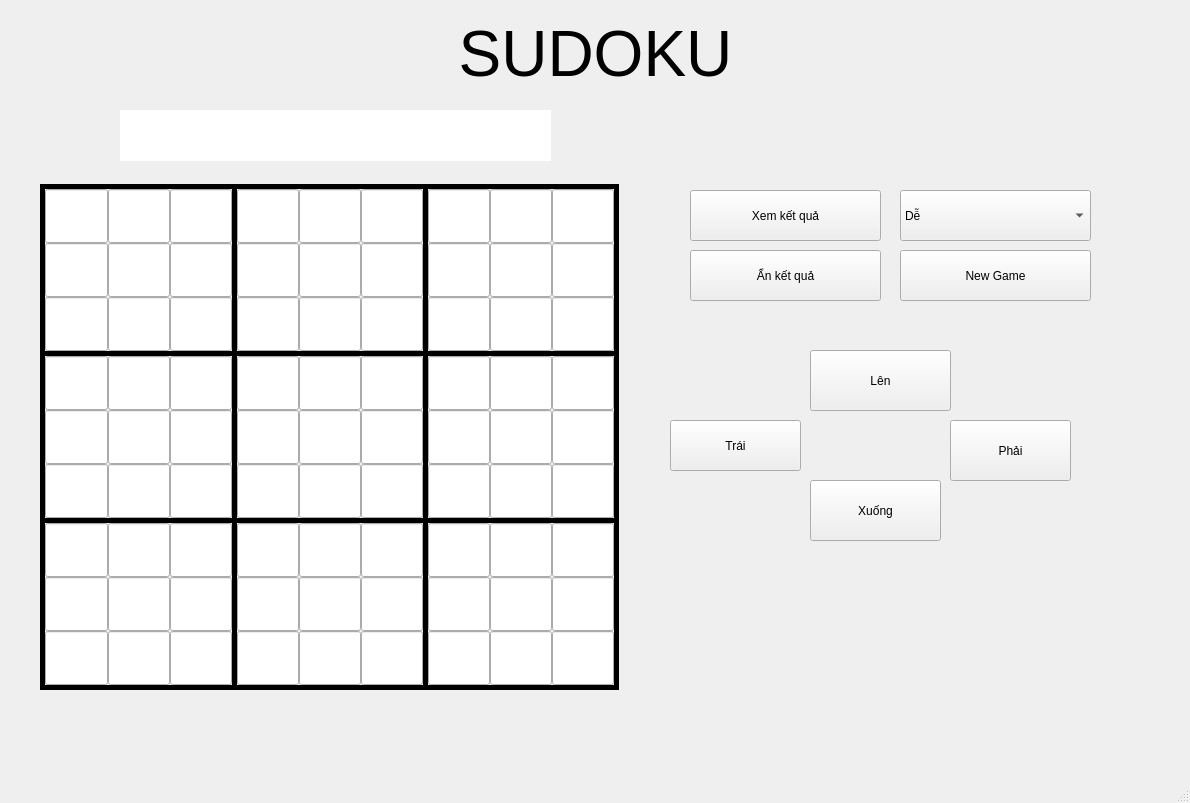
 <widget class="QMainWindow" name="MainWindow">
  <property name="geometry">
   <rect>
    <x>0</x>
    <y>0</y>
    <width>1190</width>
    <height>803</height>
   </rect>
  </property>
  <property name="focusPolicy">
   <enum>Qt::StrongFocus</enum>
  </property>
  <property name="windowTitle">
   <string>MainWindow</string>
  </property>
  <property name="styleSheet">
   <string notr="true">QLineEdit{
wigth: 50px;
height: 50px;
text-align: center;
font: 75 15pt &quot;MS Shell Dlg 2&quot;;
font-weight: bold;
}

QLineEdit:focus{
background-color: red;
}

</string>
  </property>
  <widget class="QWidget" name="centralwidget">
   <widget class="QPushButton" name="btnshowKQ">
    <property name="geometry">
     <rect>
      <x>690</x>
      <y>190</y>
      <width>191</width>
      <height>51</height>
     </rect>
    </property>
    <property name="styleSheet">
     <string notr="true">font: 75 15pt &quot;MS Shell Dlg 2&quot;;</string>
    </property>
    <property name="text">
     <string>Xem kết quả</string>
    </property>
   </widget>
   <widget class="QComboBox" name="comboBox">
    <property name="geometry">
     <rect>
      <x>900</x>
      <y>190</y>
      <width>191</width>
      <height>51</height>
     </rect>
    </property>
    <property name="styleSheet">
     <string notr="true">font: 16pt &quot;MS Shell Dlg 2&quot;;
text-align: center;</string>
    </property>
    <item>
     <property name="text">
      <string>Dễ</string>
     </property>
    </item>
    <item>
     <property name="text">
      <string>Trung bình</string>
     </property>
    </item>
    <item>
     <property name="text">
      <string>Khó</string>
     </property>
    </item>
    <item>
     <property name="text">
      <string>Siêu Khó</string>
     </property>
    </item>
   </widget>
   <widget class="QLabel" name="label">
    <property name="geometry">
     <rect>
      <x>10</x>
      <y>10</y>
      <width>1171</width>
      <height>91</height>
     </rect>
    </property>
    <property name="focusPolicy">
     <enum>Qt::NoFocus</enum>
    </property>
    <property name="text">
     <string>&lt;html&gt;&lt;head/&gt;&lt;body&gt;&lt;p align=&quot;center&quot;&gt;&lt;span style=&quot; font-size:48pt;&quot;&gt;SUDOKU&lt;/span&gt;&lt;/p&gt;&lt;/body&gt;&lt;/html&gt;</string>
    </property>
   </widget>
   <widget class="QLabel" name="lbLine1">
    <property name="geometry">
     <rect>
      <x>45</x>
      <y>184</y>
      <width>569</width>
      <height>5</height>
     </rect>
    </property>
    <property name="styleSheet">
     <string notr="true">background-color:black;</string>
    </property>
    <property name="text">
     <string/>
    </property>
   </widget>
   <widget class="QLabel" name="lbLine3">
    <property name="geometry">
     <rect>
      <x>45</x>
      <y>351</y>
      <width>569</width>
      <height>5</height>
     </rect>
    </property>
    <property name="styleSheet">
     <string notr="true">background-color:black;</string>
    </property>
    <property name="text">
     <string/>
    </property>
   </widget>
   <widget class="QLabel" name="lbLine6">
    <property name="geometry">
     <rect>
      <x>45</x>
      <y>518</y>
      <width>569</width>
      <height>5</height>
     </rect>
    </property>
    <property name="styleSheet">
     <string notr="true">background-color:black;</string>
    </property>
    <property name="text">
     <string/>
    </property>
   </widget>
   <widget class="QLabel" name="lbLine9">
    <property name="geometry">
     <rect>
      <x>45</x>
      <y>685</y>
      <width>569</width>
      <height>5</height>
     </rect>
    </property>
    <property name="styleSheet">
     <string notr="true">background-color:black;</string>
    </property>
    <property name="text">
     <string/>
    </property>
   </widget>
   <widget class="QLabel" name="lbLine1_2">
    <property name="geometry">
     <rect>
      <x>40</x>
      <y>184</y>
      <width>5</width>
      <height>506</height>
     </rect>
    </property>
    <property name="styleSheet">
     <string notr="true">background-color:black;</string>
    </property>
    <property name="text">
     <string/>
    </property>
   </widget>
   <widget class="QLabel" name="lbLine1_3">
    <property name="geometry">
     <rect>
      <x>232</x>
      <y>184</y>
      <width>5</width>
      <height>506</height>
     </rect>
    </property>
    <property name="styleSheet">
     <string notr="true">background-color:black;</string>
    </property>
    <property name="text">
     <string/>
    </property>
   </widget>
   <widget class="QLabel" name="lbLine1_4">
    <property name="geometry">
     <rect>
      <x>423</x>
      <y>184</y>
      <width>5</width>
      <height>506</height>
     </rect>
    </property>
    <property name="styleSheet">
     <string notr="true">background-color:black;</string>
    </property>
    <property name="text">
     <string/>
    </property>
   </widget>
   <widget class="QLabel" name="lbLine1_5">
    <property name="geometry">
     <rect>
      <x>614</x>
      <y>184</y>
      <width>5</width>
      <height>506</height>
     </rect>
    </property>
    <property name="styleSheet">
     <string notr="true">background-color:black;</string>
    </property>
    <property name="text">
     <string/>
    </property>
   </widget>
   <widget class="QPushButton" name="btnNewGame">
    <property name="geometry">
     <rect>
      <x>900</x>
      <y>250</y>
      <width>191</width>
      <height>51</height>
     </rect>
    </property>
    <property name="styleSheet">
     <string notr="true">font: 75 15pt &quot;MS Shell Dlg 2&quot;;</string>
    </property>
    <property name="text">
     <string>New Game</string>
    </property>
    <property name="shortcut">
     <string>Backspace</string>
    </property>
   </widget>
   <widget class="QPushButton" name="btnHideKQ">
    <property name="geometry">
     <rect>
      <x>690</x>
      <y>250</y>
      <width>191</width>
      <height>51</height>
     </rect>
    </property>
    <property name="styleSheet">
     <string notr="true">font: 75 15pt &quot;MS Shell Dlg 2&quot;;</string>
    </property>
    <property name="text">
     <string>Ẩn kết quả</string>
    </property>
   </widget>
   <widget class="QLineEdit" name="l30">
    <property name="geometry">
     <rect>
      <x>170</x>
      <y>356</y>
      <width>62</width>
      <height>54</height>
     </rect>
    </property>
    <property name="alignment">
     <set>Qt::AlignCenter</set>
    </property>
   </widget>
   <widget class="QLineEdit" name="l27">
    <property name="geometry">
     <rect>
      <x>552</x>
      <y>297</y>
      <width>62</width>
      <height>54</height>
     </rect>
    </property>
    <property name="alignment">
     <set>Qt::AlignCenter</set>
    </property>
   </widget>
   <widget class="QLineEdit" name="l74">
    <property name="geometry">
     <rect>
      <x>108</x>
      <y>631</y>
      <width>62</width>
      <height>54</height>
     </rect>
    </property>
    <property name="alignment">
     <set>Qt::AlignCenter</set>
    </property>
   </widget>
   <widget class="QLineEdit" name="l11">
    <property name="geometry">
     <rect>
      <x>108</x>
      <y>243</y>
      <width>62</width>
      <height>54</height>
     </rect>
    </property>
    <property name="alignment">
     <set>Qt::AlignCenter</set>
    </property>
   </widget>
   <widget class="QLineEdit" name="l19">
    <property name="geometry">
     <rect>
      <x>45</x>
      <y>297</y>
      <width>63</width>
      <height>54</height>
     </rect>
    </property>
    <property name="alignment">
     <set>Qt::AlignCenter</set>
    </property>
   </widget>
   <widget class="QLineEdit" name="l5">
    <property name="geometry">
     <rect>
      <x>299</x>
      <y>189</y>
      <width>62</width>
      <height>54</height>
     </rect>
    </property>
    <property name="alignment">
     <set>Qt::AlignCenter</set>
    </property>
   </widget>
   <widget class="QLineEdit" name="l4">
    <property name="geometry">
     <rect>
      <x>237</x>
      <y>189</y>
      <width>62</width>
      <height>54</height>
     </rect>
    </property>
    <property name="alignment">
     <set>Qt::AlignCenter</set>
    </property>
   </widget>
   <widget class="QLineEdit" name="l6">
    <property name="geometry">
     <rect>
      <x>361</x>
      <y>189</y>
      <width>62</width>
      <height>54</height>
     </rect>
    </property>
    <property name="alignment">
     <set>Qt::AlignCenter</set>
    </property>
   </widget>
   <widget class="QLineEdit" name="l2">
    <property name="geometry">
     <rect>
      <x>108</x>
      <y>189</y>
      <width>62</width>
      <height>54</height>
     </rect>
    </property>
    <property name="focusPolicy">
     <enum>Qt::StrongFocus</enum>
    </property>
    <property name="alignment">
     <set>Qt::AlignCenter</set>
    </property>
   </widget>
   <widget class="QLineEdit" name="l21">
    <property name="geometry">
     <rect>
      <x>170</x>
      <y>297</y>
      <width>62</width>
      <height>54</height>
     </rect>
    </property>
    <property name="alignment">
     <set>Qt::AlignCenter</set>
    </property>
   </widget>
   <widget class="QLineEdit" name="l10">
    <property name="geometry">
     <rect>
      <x>45</x>
      <y>243</y>
      <width>63</width>
      <height>54</height>
     </rect>
    </property>
    <property name="alignment">
     <set>Qt::AlignCenter</set>
    </property>
   </widget>
   <widget class="QLineEdit" name="l3">
    <property name="geometry">
     <rect>
      <x>170</x>
      <y>189</y>
      <width>62</width>
      <height>54</height>
     </rect>
    </property>
    <property name="alignment">
     <set>Qt::AlignCenter</set>
    </property>
   </widget>
   <widget class="QLineEdit" name="l20">
    <property name="geometry">
     <rect>
      <x>108</x>
      <y>297</y>
      <width>62</width>
      <height>54</height>
     </rect>
    </property>
    <property name="alignment">
     <set>Qt::AlignCenter</set>
    </property>
   </widget>
   <widget class="QLineEdit" name="l12">
    <property name="geometry">
     <rect>
      <x>170</x>
      <y>243</y>
      <width>62</width>
      <height>54</height>
     </rect>
    </property>
    <property name="alignment">
     <set>Qt::AlignCenter</set>
    </property>
   </widget>
   <widget class="QLineEdit" name="l8">
    <property name="geometry">
     <rect>
      <x>490</x>
      <y>189</y>
      <width>62</width>
      <height>54</height>
     </rect>
    </property>
    <property name="alignment">
     <set>Qt::AlignCenter</set>
    </property>
   </widget>
   <widget class="QLineEdit" name="l13">
    <property name="geometry">
     <rect>
      <x>237</x>
      <y>243</y>
      <width>62</width>
      <height>54</height>
     </rect>
    </property>
    <property name="alignment">
     <set>Qt::AlignCenter</set>
    </property>
   </widget>
   <widget class="QLineEdit" name="l9">
    <property name="geometry">
     <rect>
      <x>552</x>
      <y>189</y>
      <width>62</width>
      <height>54</height>
     </rect>
    </property>
    <property name="alignment">
     <set>Qt::AlignCenter</set>
    </property>
   </widget>
   <widget class="QLineEdit" name="l7">
    <property name="geometry">
     <rect>
      <x>428</x>
      <y>189</y>
      <width>62</width>
      <height>54</height>
     </rect>
    </property>
    <property name="alignment">
     <set>Qt::AlignCenter</set>
    </property>
   </widget>
   <widget class="QLineEdit" name="l79">
    <property name="geometry">
     <rect>
      <x>428</x>
      <y>631</y>
      <width>62</width>
      <height>54</height>
     </rect>
    </property>
    <property name="alignment">
     <set>Qt::AlignCenter</set>
    </property>
   </widget>
   <widget class="QLineEdit" name="l17">
    <property name="geometry">
     <rect>
      <x>490</x>
      <y>243</y>
      <width>62</width>
      <height>54</height>
     </rect>
    </property>
    <property name="alignment">
     <set>Qt::AlignCenter</set>
    </property>
   </widget>
   <widget class="QLineEdit" name="l16">
    <property name="geometry">
     <rect>
      <x>428</x>
      <y>243</y>
      <width>62</width>
      <height>54</height>
     </rect>
    </property>
    <property name="alignment">
     <set>Qt::AlignCenter</set>
    </property>
   </widget>
   <widget class="QLineEdit" name="l15">
    <property name="geometry">
     <rect>
      <x>361</x>
      <y>243</y>
      <width>62</width>
      <height>54</height>
     </rect>
    </property>
    <property name="alignment">
     <set>Qt::AlignCenter</set>
    </property>
   </widget>
   <widget class="QLineEdit" name="l80">
    <property name="geometry">
     <rect>
      <x>490</x>
      <y>631</y>
      <width>62</width>
      <height>54</height>
     </rect>
    </property>
    <property name="alignment">
     <set>Qt::AlignCenter</set>
    </property>
   </widget>
   <widget class="QLineEdit" name="l14">
    <property name="geometry">
     <rect>
      <x>299</x>
      <y>243</y>
      <width>62</width>
      <height>54</height>
     </rect>
    </property>
    <property name="alignment">
     <set>Qt::AlignCenter</set>
    </property>
   </widget>
   <widget class="QLineEdit" name="l22">
    <property name="geometry">
     <rect>
      <x>237</x>
      <y>297</y>
      <width>62</width>
      <height>54</height>
     </rect>
    </property>
    <property name="alignment">
     <set>Qt::AlignCenter</set>
    </property>
   </widget>
   <widget class="QLineEdit" name="l24">
    <property name="geometry">
     <rect>
      <x>361</x>
      <y>297</y>
      <width>62</width>
      <height>54</height>
     </rect>
    </property>
    <property name="mouseTracking">
     <bool>true</bool>
    </property>
    <property name="contextMenuPolicy">
     <enum>Qt::DefaultContextMenu</enum>
    </property>
    <property name="acceptDrops">
     <bool>true</bool>
    </property>
    <property name="inputMask">
     <string/>
    </property>
    <property name="alignment">
     <set>Qt::AlignCenter</set>
    </property>
   </widget>
   <widget class="QLineEdit" name="l23">
    <property name="geometry">
     <rect>
      <x>299</x>
      <y>297</y>
      <width>62</width>
      <height>54</height>
     </rect>
    </property>
    <property name="alignment">
     <set>Qt::AlignCenter</set>
    </property>
   </widget>
   <widget class="QLineEdit" name="l25">
    <property name="geometry">
     <rect>
      <x>428</x>
      <y>297</y>
      <width>62</width>
      <height>54</height>
     </rect>
    </property>
    <property name="alignment">
     <set>Qt::AlignCenter</set>
    </property>
   </widget>
   <widget class="QLineEdit" name="l18">
    <property name="geometry">
     <rect>
      <x>552</x>
      <y>243</y>
      <width>62</width>
      <height>54</height>
     </rect>
    </property>
    <property name="alignment">
     <set>Qt::AlignCenter</set>
    </property>
   </widget>
   <widget class="QLineEdit" name="l1">
    <property name="geometry">
     <rect>
      <x>45</x>
      <y>189</y>
      <width>63</width>
      <height>54</height>
     </rect>
    </property>
    <property name="focusPolicy">
     <enum>Qt::WheelFocus</enum>
    </property>
    <property name="alignment">
     <set>Qt::AlignCenter</set>
    </property>
   </widget>
   <widget class="QLineEdit" name="l33">
    <property name="geometry">
     <rect>
      <x>361</x>
      <y>356</y>
      <width>62</width>
      <height>54</height>
     </rect>
    </property>
    <property name="alignment">
     <set>Qt::AlignCenter</set>
    </property>
   </widget>
   <widget class="QLineEdit" name="l70">
    <property name="geometry">
     <rect>
      <x>428</x>
      <y>577</y>
      <width>62</width>
      <height>54</height>
     </rect>
    </property>
    <property name="alignment">
     <set>Qt::AlignCenter</set>
    </property>
   </widget>
   <widget class="QLineEdit" name="l72">
    <property name="geometry">
     <rect>
      <x>552</x>
      <y>577</y>
      <width>62</width>
      <height>54</height>
     </rect>
    </property>
    <property name="alignment">
     <set>Qt::AlignCenter</set>
    </property>
   </widget>
   <widget class="QLineEdit" name="l71">
    <property name="geometry">
     <rect>
      <x>490</x>
      <y>577</y>
      <width>62</width>
      <height>54</height>
     </rect>
    </property>
    <property name="alignment">
     <set>Qt::AlignCenter</set>
    </property>
   </widget>
   <widget class="QLineEdit" name="l26">
    <property name="geometry">
     <rect>
      <x>490</x>
      <y>297</y>
      <width>62</width>
      <height>54</height>
     </rect>
    </property>
    <property name="alignment">
     <set>Qt::AlignCenter</set>
    </property>
   </widget>
   <widget class="QLineEdit" name="l49">
    <property name="geometry">
     <rect>
      <x>237</x>
      <y>464</y>
      <width>62</width>
      <height>54</height>
     </rect>
    </property>
    <property name="alignment">
     <set>Qt::AlignCenter</set>
    </property>
   </widget>
   <widget class="QLineEdit" name="l43">
    <property name="geometry">
     <rect>
      <x>428</x>
      <y>410</y>
      <width>62</width>
      <height>54</height>
     </rect>
    </property>
    <property name="alignment">
     <set>Qt::AlignCenter</set>
    </property>
   </widget>
   <widget class="QLineEdit" name="l58">
    <property name="geometry">
     <rect>
      <x>237</x>
      <y>523</y>
      <width>62</width>
      <height>54</height>
     </rect>
    </property>
    <property name="alignment">
     <set>Qt::AlignCenter</set>
    </property>
   </widget>
   <widget class="QLineEdit" name="l40">
    <property name="geometry">
     <rect>
      <x>237</x>
      <y>410</y>
      <width>62</width>
      <height>54</height>
     </rect>
    </property>
    <property name="alignment">
     <set>Qt::AlignCenter</set>
    </property>
   </widget>
   <widget class="QLineEdit" name="l63">
    <property name="geometry">
     <rect>
      <x>552</x>
      <y>523</y>
      <width>62</width>
      <height>54</height>
     </rect>
    </property>
    <property name="alignment">
     <set>Qt::AlignCenter</set>
    </property>
   </widget>
   <widget class="QLineEdit" name="l65">
    <property name="geometry">
     <rect>
      <x>108</x>
      <y>577</y>
      <width>62</width>
      <height>54</height>
     </rect>
    </property>
    <property name="alignment">
     <set>Qt::AlignCenter</set>
    </property>
   </widget>
   <widget class="QLineEdit" name="l68">
    <property name="geometry">
     <rect>
      <x>299</x>
      <y>577</y>
      <width>62</width>
      <height>54</height>
     </rect>
    </property>
    <property name="alignment">
     <set>Qt::AlignCenter</set>
    </property>
   </widget>
   <widget class="QLineEdit" name="l34">
    <property name="geometry">
     <rect>
      <x>428</x>
      <y>356</y>
      <width>62</width>
      <height>54</height>
     </rect>
    </property>
    <property name="alignment">
     <set>Qt::AlignCenter</set>
    </property>
   </widget>
   <widget class="QLineEdit" name="l45">
    <property name="geometry">
     <rect>
      <x>552</x>
      <y>410</y>
      <width>62</width>
      <height>54</height>
     </rect>
    </property>
    <property name="alignment">
     <set>Qt::AlignCenter</set>
    </property>
   </widget>
   <widget class="QLineEdit" name="l31">
    <property name="geometry">
     <rect>
      <x>237</x>
      <y>356</y>
      <width>62</width>
      <height>54</height>
     </rect>
    </property>
    <property name="alignment">
     <set>Qt::AlignCenter</set>
    </property>
   </widget>
   <widget class="QLineEdit" name="l53">
    <property name="geometry">
     <rect>
      <x>490</x>
      <y>464</y>
      <width>62</width>
      <height>54</height>
     </rect>
    </property>
    <property name="alignment">
     <set>Qt::AlignCenter</set>
    </property>
   </widget>
   <widget class="QLineEdit" name="l54">
    <property name="geometry">
     <rect>
      <x>552</x>
      <y>464</y>
      <width>62</width>
      <height>54</height>
     </rect>
    </property>
    <property name="alignment">
     <set>Qt::AlignCenter</set>
    </property>
   </widget>
   <widget class="QLineEdit" name="l59">
    <property name="geometry">
     <rect>
      <x>299</x>
      <y>523</y>
      <width>62</width>
      <height>54</height>
     </rect>
    </property>
    <property name="alignment">
     <set>Qt::AlignCenter</set>
    </property>
   </widget>
   <widget class="QLineEdit" name="l35">
    <property name="geometry">
     <rect>
      <x>490</x>
      <y>356</y>
      <width>62</width>
      <height>54</height>
     </rect>
    </property>
    <property name="alignment">
     <set>Qt::AlignCenter</set>
    </property>
   </widget>
   <widget class="QLineEdit" name="l62">
    <property name="geometry">
     <rect>
      <x>490</x>
      <y>523</y>
      <width>62</width>
      <height>54</height>
     </rect>
    </property>
    <property name="alignment">
     <set>Qt::AlignCenter</set>
    </property>
   </widget>
   <widget class="QLineEdit" name="l44">
    <property name="geometry">
     <rect>
      <x>490</x>
      <y>410</y>
      <width>62</width>
      <height>54</height>
     </rect>
    </property>
    <property name="alignment">
     <set>Qt::AlignCenter</set>
    </property>
   </widget>
   <widget class="QLineEdit" name="l61">
    <property name="geometry">
     <rect>
      <x>428</x>
      <y>523</y>
      <width>62</width>
      <height>54</height>
     </rect>
    </property>
    <property name="alignment">
     <set>Qt::AlignCenter</set>
    </property>
   </widget>
   <widget class="QLineEdit" name="l29">
    <property name="geometry">
     <rect>
      <x>108</x>
      <y>356</y>
      <width>62</width>
      <height>54</height>
     </rect>
    </property>
    <property name="alignment">
     <set>Qt::AlignCenter</set>
    </property>
   </widget>
   <widget class="QLineEdit" name="l32">
    <property name="geometry">
     <rect>
      <x>299</x>
      <y>356</y>
      <width>62</width>
      <height>54</height>
     </rect>
    </property>
    <property name="alignment">
     <set>Qt::AlignCenter</set>
    </property>
   </widget>
   <widget class="QLineEdit" name="l60">
    <property name="geometry">
     <rect>
      <x>361</x>
      <y>523</y>
      <width>62</width>
      <height>54</height>
     </rect>
    </property>
    <property name="alignment">
     <set>Qt::AlignCenter</set>
    </property>
   </widget>
   <widget class="QLineEdit" name="l36">
    <property name="geometry">
     <rect>
      <x>552</x>
      <y>356</y>
      <width>62</width>
      <height>54</height>
     </rect>
    </property>
    <property name="alignment">
     <set>Qt::AlignCenter</set>
    </property>
   </widget>
   <widget class="QLineEdit" name="l52">
    <property name="geometry">
     <rect>
      <x>428</x>
      <y>464</y>
      <width>62</width>
      <height>54</height>
     </rect>
    </property>
    <property name="alignment">
     <set>Qt::AlignCenter</set>
    </property>
   </widget>
   <widget class="QLineEdit" name="l42">
    <property name="geometry">
     <rect>
      <x>361</x>
      <y>410</y>
      <width>62</width>
      <height>54</height>
     </rect>
    </property>
    <property name="alignment">
     <set>Qt::AlignCenter</set>
    </property>
   </widget>
   <widget class="QLineEdit" name="l51">
    <property name="geometry">
     <rect>
      <x>361</x>
      <y>464</y>
      <width>62</width>
      <height>54</height>
     </rect>
    </property>
    <property name="alignment">
     <set>Qt::AlignCenter</set>
    </property>
   </widget>
   <widget class="QLineEdit" name="l28">
    <property name="geometry">
     <rect>
      <x>45</x>
      <y>356</y>
      <width>63</width>
      <height>54</height>
     </rect>
    </property>
    <property name="styleSheet">
     <string notr="true"/>
    </property>
    <property name="alignment">
     <set>Qt::AlignCenter</set>
    </property>
   </widget>
   <widget class="QLineEdit" name="l69">
    <property name="geometry">
     <rect>
      <x>361</x>
      <y>577</y>
      <width>62</width>
      <height>54</height>
     </rect>
    </property>
    <property name="alignment">
     <set>Qt::AlignCenter</set>
    </property>
   </widget>
   <widget class="QLineEdit" name="l41">
    <property name="geometry">
     <rect>
      <x>299</x>
      <y>410</y>
      <width>62</width>
      <height>54</height>
     </rect>
    </property>
    <property name="alignment">
     <set>Qt::AlignCenter</set>
    </property>
   </widget>
   <widget class="QLineEdit" name="l67">
    <property name="geometry">
     <rect>
      <x>237</x>
      <y>577</y>
      <width>62</width>
      <height>54</height>
     </rect>
    </property>
    <property name="alignment">
     <set>Qt::AlignCenter</set>
    </property>
   </widget>
   <widget class="QLineEdit" name="l50">
    <property name="geometry">
     <rect>
      <x>299</x>
      <y>464</y>
      <width>62</width>
      <height>54</height>
     </rect>
    </property>
    <property name="alignment">
     <set>Qt::AlignCenter</set>
    </property>
   </widget>
   <widget class="QLineEdit" name="l56">
    <property name="geometry">
     <rect>
      <x>108</x>
      <y>523</y>
      <width>62</width>
      <height>54</height>
     </rect>
    </property>
    <property name="alignment">
     <set>Qt::AlignCenter</set>
    </property>
   </widget>
   <widget class="QLineEdit" name="l75">
    <property name="geometry">
     <rect>
      <x>170</x>
      <y>631</y>
      <width>62</width>
      <height>54</height>
     </rect>
    </property>
    <property name="alignment">
     <set>Qt::AlignCenter</set>
    </property>
   </widget>
   <widget class="QLineEdit" name="l38">
    <property name="geometry">
     <rect>
      <x>108</x>
      <y>410</y>
      <width>62</width>
      <height>54</height>
     </rect>
    </property>
    <property name="alignment">
     <set>Qt::AlignCenter</set>
    </property>
   </widget>
   <widget class="QLineEdit" name="l47">
    <property name="geometry">
     <rect>
      <x>108</x>
      <y>464</y>
      <width>62</width>
      <height>54</height>
     </rect>
    </property>
    <property name="alignment">
     <set>Qt::AlignCenter</set>
    </property>
   </widget>
   <widget class="QLineEdit" name="l55">
    <property name="geometry">
     <rect>
      <x>45</x>
      <y>523</y>
      <width>63</width>
      <height>54</height>
     </rect>
    </property>
    <property name="alignment">
     <set>Qt::AlignCenter</set>
    </property>
   </widget>
   <widget class="QLineEdit" name="l64">
    <property name="geometry">
     <rect>
      <x>45</x>
      <y>577</y>
      <width>63</width>
      <height>54</height>
     </rect>
    </property>
    <property name="alignment">
     <set>Qt::AlignCenter</set>
    </property>
   </widget>
   <widget class="QLineEdit" name="l46">
    <property name="geometry">
     <rect>
      <x>45</x>
      <y>464</y>
      <width>63</width>
      <height>54</height>
     </rect>
    </property>
    <property name="alignment">
     <set>Qt::AlignCenter</set>
    </property>
   </widget>
   <widget class="QLineEdit" name="l48">
    <property name="geometry">
     <rect>
      <x>170</x>
      <y>464</y>
      <width>62</width>
      <height>54</height>
     </rect>
    </property>
    <property name="alignment">
     <set>Qt::AlignCenter</set>
    </property>
   </widget>
   <widget class="QLineEdit" name="l37">
    <property name="geometry">
     <rect>
      <x>45</x>
      <y>410</y>
      <width>63</width>
      <height>54</height>
     </rect>
    </property>
    <property name="alignment">
     <set>Qt::AlignCenter</set>
    </property>
   </widget>
   <widget class="QLineEdit" name="l81">
    <property name="geometry">
     <rect>
      <x>552</x>
      <y>631</y>
      <width>62</width>
      <height>54</height>
     </rect>
    </property>
    <property name="alignment">
     <set>Qt::AlignCenter</set>
    </property>
   </widget>
   <widget class="QLineEdit" name="l57">
    <property name="geometry">
     <rect>
      <x>170</x>
      <y>523</y>
      <width>62</width>
      <height>54</height>
     </rect>
    </property>
    <property name="alignment">
     <set>Qt::AlignCenter</set>
    </property>
   </widget>
   <widget class="QLineEdit" name="l66">
    <property name="geometry">
     <rect>
      <x>170</x>
      <y>577</y>
      <width>62</width>
      <height>54</height>
     </rect>
    </property>
    <property name="alignment">
     <set>Qt::AlignCenter</set>
    </property>
   </widget>
   <widget class="QLineEdit" name="l73">
    <property name="geometry">
     <rect>
      <x>45</x>
      <y>631</y>
      <width>63</width>
      <height>54</height>
     </rect>
    </property>
    <property name="alignment">
     <set>Qt::AlignCenter</set>
    </property>
   </widget>
   <widget class="QLineEdit" name="l77">
    <property name="geometry">
     <rect>
      <x>299</x>
      <y>631</y>
      <width>62</width>
      <height>54</height>
     </rect>
    </property>
    <property name="alignment">
     <set>Qt::AlignCenter</set>
    </property>
   </widget>
   <widget class="QLineEdit" name="l76">
    <property name="geometry">
     <rect>
      <x>237</x>
      <y>631</y>
      <width>62</width>
      <height>54</height>
     </rect>
    </property>
    <property name="alignment">
     <set>Qt::AlignCenter</set>
    </property>
   </widget>
   <widget class="QLineEdit" name="l78">
    <property name="geometry">
     <rect>
      <x>361</x>
      <y>631</y>
      <width>62</width>
      <height>54</height>
     </rect>
    </property>
    <property name="alignment">
     <set>Qt::AlignCenter</set>
    </property>
   </widget>
   <widget class="QLineEdit" name="l39">
    <property name="geometry">
     <rect>
      <x>170</x>
      <y>410</y>
      <width>62</width>
      <height>54</height>
     </rect>
    </property>
    <property name="alignment">
     <set>Qt::AlignCenter</set>
    </property>
   </widget>
   <widget class="QLabel" name="label_2">
    <property name="geometry">
     <rect>
      <x>120</x>
      <y>110</y>
      <width>431</width>
      <height>51</height>
     </rect>
    </property>
    <property name="styleSheet">
     <string notr="true">font: 26pt &quot;MS Shell Dlg 2&quot;;
background-color: white;</string>
    </property>
    <property name="text">
     <string/>
    </property>
   </widget>
   <widget class="QPushButton" name="btnUp">
    <property name="geometry">
     <rect>
      <x>810</x>
      <y>350</y>
      <width>141</width>
      <height>61</height>
     </rect>
    </property>
    <property name="focusPolicy">
     <enum>Qt::StrongFocus</enum>
    </property>
    <property name="text">
     <string>Lên</string>
    </property>
    <property name="shortcut">
     <string>Up</string>
    </property>
   </widget>
   <widget class="QPushButton" name="btnRight">
    <property name="geometry">
     <rect>
      <x>950</x>
      <y>420</y>
      <width>121</width>
      <height>61</height>
     </rect>
    </property>
    <property name="focusPolicy">
     <enum>Qt::StrongFocus</enum>
    </property>
    <property name="text">
     <string>Phải</string>
    </property>
    <property name="shortcut">
     <string>Right</string>
    </property>
   </widget>
   <widget class="QPushButton" name="btnDown">
    <property name="geometry">
     <rect>
      <x>810</x>
      <y>480</y>
      <width>131</width>
      <height>61</height>
     </rect>
    </property>
    <property name="focusPolicy">
     <enum>Qt::StrongFocus</enum>
    </property>
    <property name="text">
     <string>Xuống</string>
    </property>
    <property name="shortcut">
     <string>Down</string>
    </property>
   </widget>
   <widget class="QPushButton" name="btnLeft">
    <property name="geometry">
     <rect>
      <x>670</x>
      <y>420</y>
      <width>131</width>
      <height>51</height>
     </rect>
    </property>
    <property name="focusPolicy">
     <enum>Qt::StrongFocus</enum>
    </property>
    <property name="text">
     <string>Trái</string>
    </property>
    <property name="shortcut">
     <string>Left</string>
    </property>
   </widget>
  </widget>
  <widget class="QMenuBar" name="menubar">
   <property name="geometry">
    <rect>
     <x>0</x>
     <y>0</y>
     <width>1190</width>
     <height>26</height>
    </rect>
   </property>
  </widget>
  <widget class="QStatusBar" name="statusbar"/>
 </widget>
